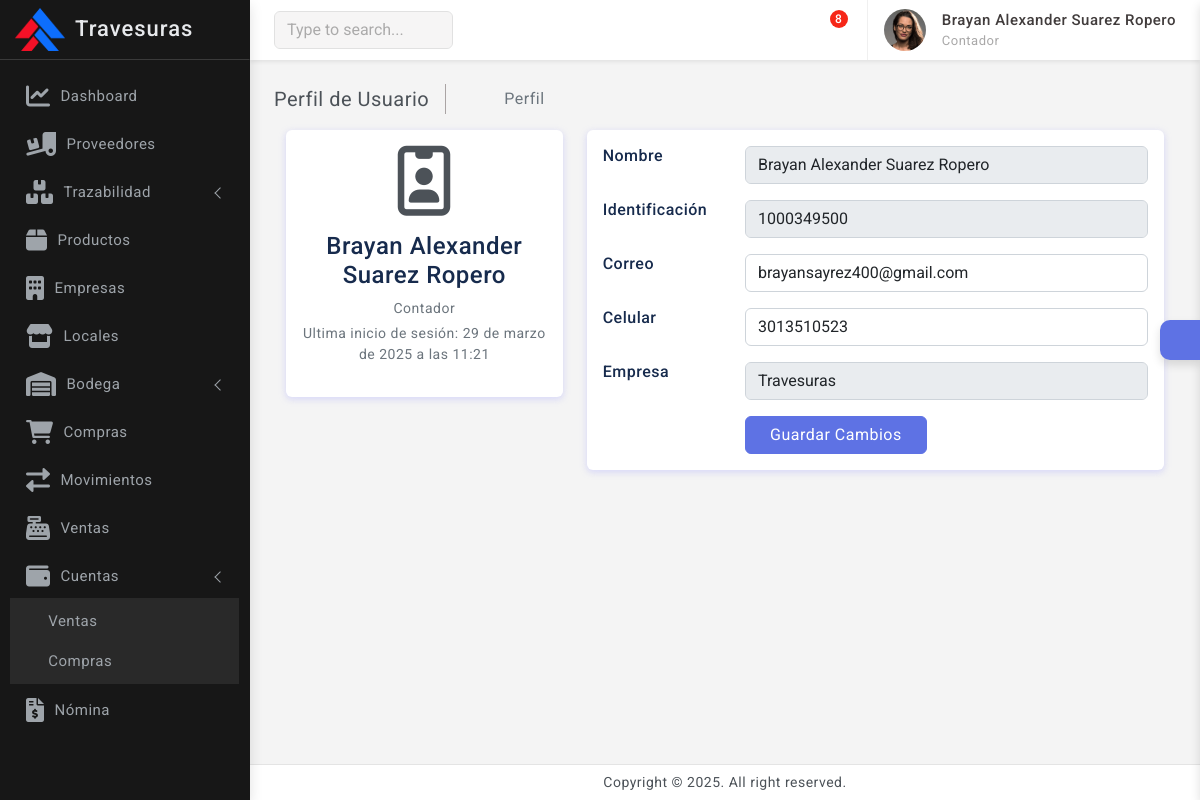
The app's page /profile/ (signed in) with its own data.
### empresas/models.py (models this page shows)
class Empresa(models.Model):
    razon_social            = models.CharField(max_length=100)
    nit                     = models.CharField(max_length=20, unique=True)
    telefono                = models.CharField(max_length=20, unique=True)
    correo                  = models.EmailField(max_length=100, unique=True)
    logo                    = models.ImageField(upload_to='empresas', blank=False, null=False)
    def __str__(self):
        return self.razon_social

### usuarios/models.py (models this page shows, shortened)
class PerfilUsuario(models.Model):
    usuario                             = models.OneToOneField(Usuario, on_delete=models.CASCADE)
    nombre                              = models.CharField(max_length=50)
    apellido                            = models.CharField(max_length=50)
    documento                           = models.IntegerField(unique=True)
    telefono                            = models.IntegerField(unique=True)
    cargo                               = models.ForeignKey(Cargo, on_delete=models.CASCADE, related_name="Cargo")
    def full_name(self):
        return f'{self.nombre} {self.apellido}'

class Cargo(models.Model):
    nombre  = models.CharField(max_length=50, unique=True)
    area    = models.ForeignKey(Area, on_delete=models.CASCADE, related_name="Area_relacionada")
    def __str__(self):
        return self.nombre

class Usuario(AbstractBaseUser, PermissionsMixin):
    username                = models.CharField(max_length=50, unique=True)
    email                   = models.EmailField(max_length=100, unique=True)
    cargo                   = models.ForeignKey("Cargo", on_delete=models.SET_NULL, null=True, blank=True)
    date_joined             = models.DateTimeField(auto_now_add=True)
    last_login              = models.DateTimeField(auto_now_add=True)
    is_staff                = models.BooleanField(default=False)
    is_active               = models.BooleanField(default=False)
    is_superuser            = models.BooleanField(default=False)
    USERNAME_FIELD = 'username'
    REQUIRED_FIELDS = ['email']
    objects = MyAccountManager()

### nomina/models.py (models this page shows, shortened)
class Contrato(models.Model):
    perfil                = models.ForeignKey(PerfilUsuario, on_delete=models.CASCADE)
    empresa               = models.ForeignKey(Empresa, on_delete=models.CASCADE, related_name="Empresa_usuario")
    local                 = models.ForeignKey(Local, on_delete=models.SET_NULL, null=True, blank=True, related_name="Local_relacionado")
    eps                   = models.ForeignKey(EPS, on_delete=models.SET_NULL, null=True, blank=True)
    pension               = models.ForeignKey(Pension, on_delete=models.SET_NULL, null=True, blank=True)
    arl                   = models.ForeignKey(ARL, on_delete=models.SET_NULL, null=True, blank=True)
    caja_compensacion     = models.ForeignKey(CajaCompensacion, on_delete=models.SET_NULL, null=True, blank=True)
    fecha_inicio          = models.DateField()
    fecha_fin             = models.DateField(null=True, blank=True)
    ibc                   = models.FloatField(null=False, default=0)
    salario               = models.FloatField(null=False, default=1423500) # Salario Minimo

### templates/usuarios/profile.html (shortened to what this page needs)
{% extends 'base.html' %}
{% block content %}
{% if perfil %}
    <div class="page-wrapper">
        <div class="page-content">
            <div class="page-breadcrumb d-none d-sm-flex align-items-center mb-3">
                <div class="breadcrumb-title pe-3">Perfil de Usuario</div>
                <div class="ps-3">
                    <nav aria-label="breadcrumb">
                        <ol class="breadcrumb mb-0 p-0">
                            <li class="breadcrumb-item"><a href="{% url 'home' %}"><i class="bx bx-home-alt"></i></a>
                            </li>
                            <li class="breadcrumb-item active" aria-current="page">Perfil</li>
                        </ol>
                    </nav>
                </div>
            </div>
            <div class="container">
                <div class="main-body">
                    <div class="row">
                        <div class="col-lg-4">
                            <div class="card">
                                <div class="card-body">
                                    <div class="d-flex flex-column align-items-center text-center">
                                        <i class="fa-regular fa-id-badge fa-5x"></i>
                                        <div class="mt-3">
                                            <h4>{{perfil.full_name}}</h4>
                                            <p class="text-secondary mb-1">{{perfil.cargo}}</p>
                                            <p class="text-muted font-size-sm">Ultima inicio de sesión: {{user.last_login}}</p>
                                        </div>
                                    </div>
                                </div>
                            </div>
                        </div>
                        <div class="col-lg-8">
                            <form method="POST" action="{% url 'update_profile' %}">
                                <div class="card">
                                    <div class="card-body">
                                        <div class="row mb-3">
                                            <div class="col-sm-3">
                                                <h6 class="mb-0">Nombre</h6>
                                            </div>
                                            <div class="col-sm-9 text-secondary">
                                                <input disabled type="text" class="form-control" value="{{perfil.full_name}}" />
                                            </div>
                                        </div>
                                        <div class="row mb-3">
                                            <div class="col-sm-3">
                                                <h6 class="mb-0">Identificación</h6>
                                            </div>
                                            <div class="col-sm-9 text-secondary">
                                                <input disabled type="text" class="form-control" value="{{perfil.documento}}" />
                                            </div>
                                        </div>
                                        <div class="row mb-3">
                                            <div class="col-sm-3">
                                                <h6 class="mb-0">Correo</h6>
                                            </div>
                                            <div class="col-sm-9 text-secondary">
                                                <input type="email" class="form-control" name="email" value="{{user.email}}" />
                                            </div>
                                        </div>
                                        <div class="row mb-3">
                                            <div class="col-sm-3">
                                                <h6 class="mb-0">Celular</h6>
                                            </div>
                                            <div class="col-sm-9 text-secondary">
                                                <input type="number" class="form-control" name="telefono" value="{{perfil.telefono}}" />
                                            </div>
                                        </div>
                                        <div class="row mb-3">
                                            <div class="col-sm-3">
                                                <h6 class="mb-0">Empresa</h6>
                                            </div>
                                            <div class="col-sm-9 text-secondary">
                                                {% if contrato %}
                                                    <input disabled type="text" class="form-control" value="{{ contrato.empresa }}" />
                                                {% else %}
                                                    <input disabled type="text" class="form-control" value="No hay contrato asociado."/>
                                                {% endif %}
                                            </div>
                                        </div>
                                        <div class="row">
                                            <div class="col-sm-3"></div>
                                            <div class="col-sm-9 text-secondary">
                                                <input type="submit" class="btn btn-primary px-4" value="Guardar Cambios" />
                                            </div>
                                        </div>
                                    </div>
                                </div>
                            </form>
                        </div>
                    </div>
                </div>
            </div>
        </div>
    </div>
{% endif %}
{% endblock %}

### templates/includes/dashboard_sidebar.html (shortened to what this page needs)
{% load static %}
<div class="sidebar-wrapper" data-simplebar="true">
    <div class="sidebar-header">
        {% if empresa_activa %}
            <div>
                <img src="{{ empresa_activa.logo.url }}" class="logo-icon" alt="logo icon">
            </div>
            <div>
                <h4 class="logo-text">{{ empresa_activa.razon_social }}</h4>
            </div>
            <div class="toggle-icon ms-auto"><i class='bx bx-arrow-to-left'></i>
            </div>
        {% else %}
            <div>
                <h4 class="logo-text">Administrador</h4>
            </div>
            <div class="toggle-icon ms-auto"><i class='bx bx-arrow-to-left'></i>
            </div>
        {% endif %}
    </div>
    <ul class="metismenu" id="menu">
        <li>
            <a href="{% url 'home' %}">
                <div class="parent-icon"><i class='fas fa-chart-line'></i></div>
                <div class="menu-title">Dashboard</div>
            </a>
        </li>
        <li>
            <a href="{% url 'proveedores' %}">
                <div class="parent-icon"><i class="fas fa-truck-loading"></i>
                </div>
                <div class="menu-title">Proveedores</div>
            </a>
        </li>
        {% with request.path as path %}
        <li class="{% if '/trazabilidad/' in path %}mm-active{% endif %}">
            <a href="#" class="has-arrow" aria-expanded="{% if '/trazabilidad/' in path %}true{% else %}false{% endif %}">
                <div class="parent-icon"><i class='fas fa-boxes'></i></div>
                <div class="menu-title">Trazabilidad</div>
            </a>
        </li>
        {% endwith %}
        {% with request.path as path %}
        <li class="{% if '/productos/' in path %}mm-active{% endif %}">
            <a href="{% url 'productos' %}">
                <div class="parent-icon"><i class='fas fa-box'></i>
                </div>
                <div class="menu-title">Productos</div>
            </a>
        </li>
        {% endwith %}
        {% with request.path as path %}
        <li class="{% if '/empresas/' in path %}mm-active{% endif %}">
            <a href="{% url 'empresas' %}">
                <div class="parent-icon"><i class='fas fa-building'></i>
                </div>
                <div class="menu-title">Empresas</div>
            </a>
        </li>
        {% endwith %}
        {% with request.path as path %}
        <li class="{% if '/locales/' in path %}mm-active{% endif %}">
            <a href="{% url 'locales' %}">
                <div class="parent-icon"><i class='fas fa-store'></i>
                </div>
                <div class="menu-title">Locales</div>
            </a>
        </li>
        {% endwith %}
        {% with request.path as path %}
        <li class="{% if '/bodega/' in path %}mm-active{% endif %}">
            <a href="#" class="has-arrow" aria-expanded="{% if '/bodega/' in path %}true{% else %}false{% endif %}">
                <div class="parent-icon"><i class='fas fa-warehouse'></i>
                </div>
                <div class="menu-title">Bodega</div>
            </a>
        </li>
        {% endwith %}
        <li>
            <a href="#">
                <div class="parent-icon"><i class="fas fa-shopping-cart"></i>
                </div>
                <div class="menu-title">Compras</div>
            </a>
        </li>
        <li>
            <a href="#">
                <div class="parent-icon"> <i class="fas fa-exchange-alt"></i>
                </div>
                <div class="menu-title">Movimientos</div>
            </a>
        </li>
        <li>
            <a href="{% url 'lista_ventas' %}">
                <div class="parent-icon"><i class='fas fa-cash-register'></i>
                </div>
                <div class="menu-title">Ventas</div>
            </a>
        </li>
        <li>
            <a href="#" class="has-arrow">
                <div class="parent-icon"><i class="fas fa-wallet"></i>
                </div>
                <div class="menu-title">Cuentas</div>
            </a>
            <ul>
                <li> <a href="{% url 'ventas' %}"><i class="bx bx-right-arrow-alt"></i>Ventas</a> </li>
                <li> <a href="{% url 'compras' %}"><i class="bx bx-right-arrow-alt"></i>Compras</a> </li>
            </ul>
        </li>
        <li>
            <a href="{% url 'nomina' %}">
                <div class="parent-icon"><i class="fas fa-file-invoice-dollar"></i>
                </div>
                <div class="menu-title">Nómina</div>
            </a>
        </li>
    </ul>
</div>

### templates/includes/navbar.html (shortened to what this page needs)
{% load static %}
<header>
    <div class="topbar d-flex align-items-center">
        <nav class="navbar navbar-expand">
            <div class="search-bar flex-grow-1">
                <div class="position-relative search-bar-box">
                    <input type="text" class="form-control search-control" placeholder="Type to search..."> <span class="position-absolute top-50 search-show translate-middle-y"><i class='bx bx-search'></i></span>
                </div>
            </div>
            <div class="top-menu ms-auto">
                <ul class="navbar-nav align-items-center">
                    <li class="nav-item dropdown dropdown-large">
                        <a class="nav-link dropdown-toggle dropdown-toggle-nocaret" href="#" role="button" data-bs-toggle="dropdown" aria-expanded="false">	<i class='bx bx-category'></i>
                        </a>
                    </li>
                    <li class="nav-item dropdown dropdown-large">
                        <a class="nav-link dropdown-toggle dropdown-toggle-nocaret position-relative" href="#" role="button" data-bs-toggle="dropdown" aria-expanded="false">
                            <i class='bx bx-bell'></i>
                        </a>
                    </li>
                    <li class="nav-item dropdown dropdown-large">
                        <a class="nav-link dropdown-toggle dropdown-toggle-nocaret position-relative" href="#" role="button" data-bs-toggle="dropdown" aria-expanded="false"> <span class="alert-count">8</span>
                            <i class='bx bx-comment'></i>
                        </a>
                    </li>
                </ul>
            </div>
            <div class="user-box dropdown">
                <a class="d-flex align-items-center nav-link dropdown-toggle dropdown-toggle-nocaret" href="#" role="button" data-bs-toggle="dropdown" aria-expanded="false">
                    <img src="{% static 'images/avatars/avatar-2.png' %}" class="user-img" alt="user avatar">
                    <div class="user-info ps-3">
                        <p class="user-name mb-0"> {{perfil.full_name}} </p>
                        <p class="designattion mb-0">{{perfil.cargo}}</p>
                    </div>
                </a>
            </div>
        </nav>
    </div>
</header>

### records on screen
Empresa: logo (picture), razon_social "Travesuras"
PerfilUsuario: full_name "Brayan Alexander Suarez Ropero", cargo "Contador", documento "1000349500", telefono "3013510523"
Usuario: last_login "29 de marzo de 2025 a las 11:21", email "brayansayrez400@gmail.com"
Contrato: empresa "Travesuras"
